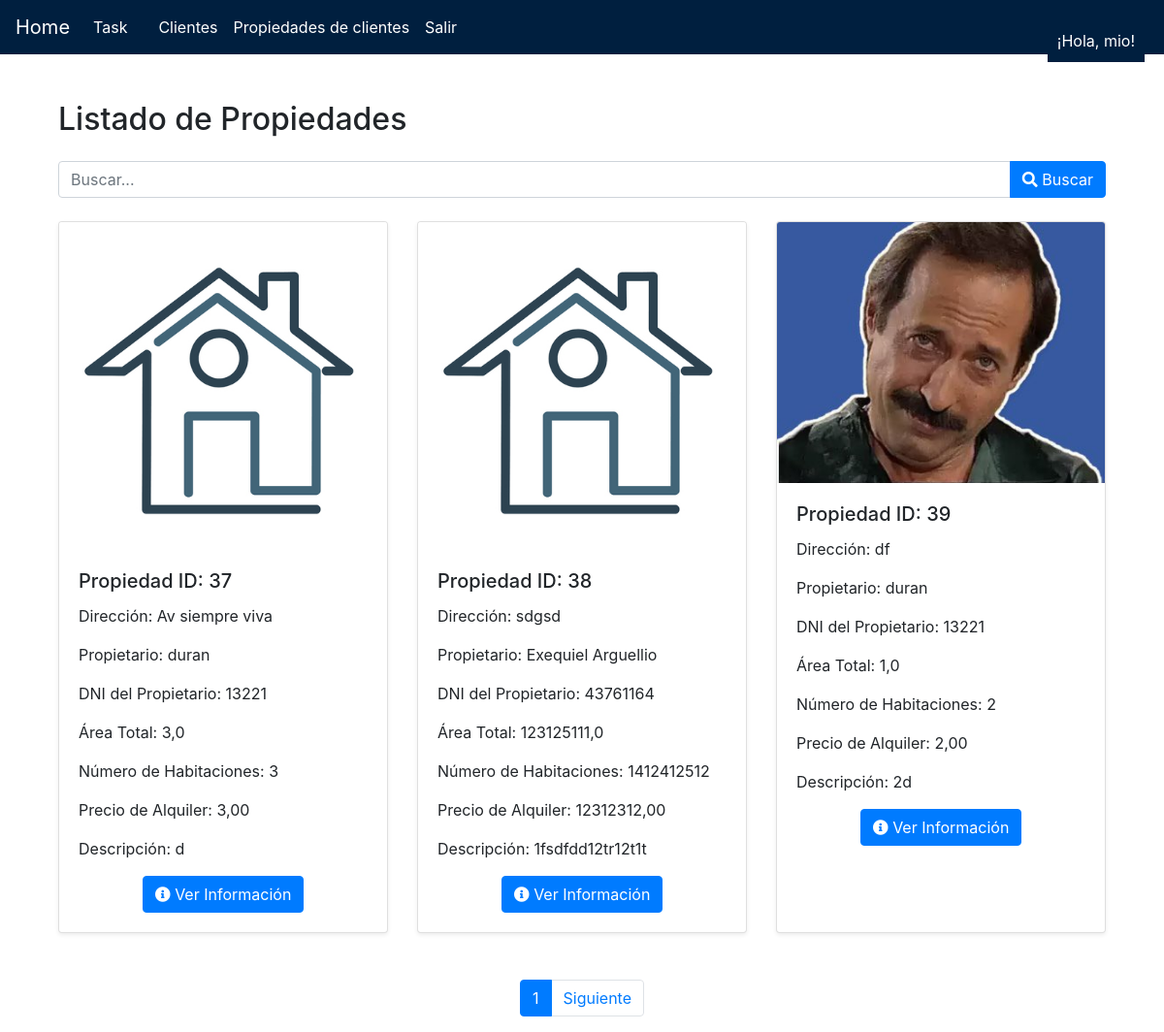
The app's page /propiedades-clientes/ (signed in) with its own data.
### tasks/models.py (models this page shows)
class Propiedades(models.Model):
    ID_prop = models.AutoField(primary_key=True)
    cliente = models.ForeignKey(Cliente, on_delete=models.CASCADE)
    area_total = models.FloatField()
    nro_habitaciones = models.IntegerField()
    precio_alq = models.DecimalField(max_digits=10, decimal_places=2)
    descripcion = models.TextField()
    direccion = models.CharField(max_length=255, null=True, blank=True)
    foto1 = models.ImageField(upload_to='propiedades/fotos/', null=True, blank=True, default='propiedades/fotos/default.jpg')
    foto2 = models.ImageField(upload_to='propiedades/fotos/', null=True, blank=True, default='propiedades/fotos/default.jpg')
    foto3 = models.ImageField(upload_to='propiedades/fotos/', null=True, blank=True, default='propiedades/fotos/default.jpg')

class Cliente(models.Model):
    dni = models.CharField(max_length=50, primary_key=True)
    nombre_cliente = models.CharField(max_length=200)
    tel_cliente = models.CharField(max_length=50)
    email_cliente = models.EmailField()
    direccion_cliente = models.CharField(max_length=300)

### tasks/views.py (the view)
# urls.py: path('propiedades-clientes/', views.propiedades_clientes_todas, name='propiedades_clientes_todas'),
def propiedades_clientes_todas(request):
    search_query = request.GET.get('search', '')
    if search_query:
        propiedades = Propiedades.objects.select_related('cliente').filter(
            Q(direccion__icontains=search_query) |
            Q(cliente__nombre_cliente__icontains=search_query) |
            Q(cliente__dni__icontains=search_query)
        )
    else:
        propiedades = Propiedades.objects.select_related('cliente').all()
    for propiedad in propiedades:
        propiedad.lista_imagenes = [propiedad.foto1, propiedad.foto2, propiedad.foto3]
    paginator = Paginator(propiedades, 3)  # 10 propiedades por página
    page_number = request.GET.get('page')
    page_obj = paginator.get_page(page_number)
    return render(request, 'propiedades_clientes.html', {'propiedades': page_obj})

### tasks/templates/propiedades_clientes.html (shortened to what this page needs)
{% extends "base.html" %}
{% load static %}
{% block content %}
<link href="https://maxcdn.bootstrapcdn.com/bootstrap/4.5.2/css/bootstrap.min.css" rel="stylesheet">
<link rel="stylesheet" href="https://cdnjs.cloudflare.com/ajax/libs/font-awesome/5.15.3/css/all.min.css">
<link rel="stylesheet" href="https://cdnjs.cloudflare.com/ajax/libs/animate.css/4.1.1/animate.min.css"/>
<link rel="stylesheet" href="https://cdnjs.cloudflare.com/ajax/libs/fancybox/3.5.7/jquery.fancybox.min.css" />
<div class="container mt-5">
    <div class="row">
        <div class="col-md-12">
            <h2 class="mb-4 animate__animated animate__fadeIn">Listado de Propiedades</h2>
            <form method="get" class="mb-4">
                <div class="input-group">
                    <input type="text" class="form-control" name="search" placeholder="Buscar...">
                    <div class="input-group-append">
                        <button type="submit" class="btn btn-primary"><i class="fas fa-search"></i> Buscar</button>
                    </div>
                </div>
            </form>
            <div class="row">
                {% for propiedad in propiedades %}
                <div class="col-md-4 mb-4 animate__animated animate__fadeInUp">
                    <div class="card h-100 shadow-sm">
                        {% if propiedad.foto1 %}
                            <a href="{{ propiedad.foto1.url }}" data-fancybox="gallery{{ propiedad.ID_prop }}" data-caption="Foto 1">
                                <img src="{{ propiedad.foto1.url }}" alt="Foto 1" class="card-img-top img-fluid">
                            </a>
                        {% else %}
                            <a href="{% static 'propiedades/fotos/default.jpg' %}" data-fancybox="gallery{{ propiedad.ID_prop }}" data-caption="Foto por defecto">
                                <img src="{% static 'propiedades/fotos/default.jpg' %}" alt="Foto por defecto" class="card-img-top img-fluid">
                            </a>
                        {% endif %}
                        <div class="card-body">
                            <h5 class="card-title">Propiedad ID: {{ propiedad.ID_prop }}</h5>
                            <p class="card-text">Dirección: {{ propiedad.direccion }}</p>
                            <p class="card-text">Propietario: {{ propiedad.cliente.nombre_cliente }}</p>
                            <p class="card-text">DNI del Propietario: {{ propiedad.cliente.dni }}</p>
                            <p class="card-text">Área Total: {{ propiedad.area_total }}</p>
                            <p class="card-text">Número de Habitaciones: {{ propiedad.nro_habitaciones }}</p>
                            <p class="card-text">Precio de Alquiler: {{ propiedad.precio_alq }}</p>
                            <p class="card-text">Descripción: {{ propiedad.descripcion }}</p>
                            <div class="text-center">
                                <a href="#" class="btn btn-primary" data-toggle="modal" data-target="#infoModal{{ propiedad.ID_prop }}">
                                    <i class="fas fa-info-circle"></i> Ver Información
                                </a>
                            </div>
                        </div>
                    </div>
                </div>
                {% endfor %}
            </div>
            <div class="d-flex justify-content-center mt-4">
                <nav aria-label="Page navigation">
                    <ul class="pagination">
                        <li class="page-item active"><span class="page-link">{{ propiedades.number }}</span></li>
                        {% if propiedades.has_next %}
                            <li class="page-item"><a class="page-link" href="?page={{ propiedades.next_page_number }}">Siguiente</a></li>
                        {% endif %}
                    </ul>
                </nav>
            </div>
        </div>
    </div>
</div>
{% endblock %}

### tasks/templates/base.html (style rules this page uses)
body { background-color: #fff; color: #001f3f; }

### records on screen
Propiedades: foto1 (placeholder picture), ID_prop "37", direccion "Av siempre viva", cliente.nombre_cliente "duran", cliente.dni "13221", area_total "3,0", nro_habitaciones "3", precio_alq "3,00", descripcion "d"
Propiedades: foto1 (placeholder picture), ID_prop "38", direccion "sdgsd", cliente.nombre_cliente "Exequiel Arguellio", cliente.dni "43761164", area_total "123125111,0", nro_habitaciones "1412412512", precio_alq "12312312,00", descripcion "1fsdfdd12tr12t1t"
Propiedades: foto1 (picture), ID_prop "39", direccion "df", cliente.nombre_cliente "duran", cliente.dni "13221", area_total "1,0", nro_habitaciones "2", precio_alq "2,00", descripcion "2d"

### other values on screen
{{ propiedades.number }} "1"
